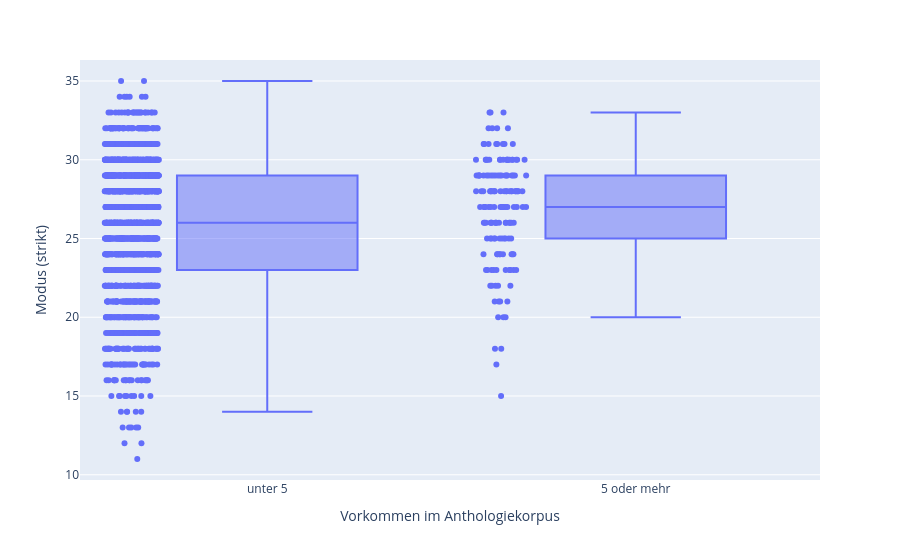

Write notebook code for a chart like this one.
### Code cell
meta_plot = meta_all.query("corpus=='anth'").copy()
meta_plot['count_min5'] = meta_plot['count_min5'].replace({0 : 'unter 5', 1: '5 oder mehr'})

px.box(
    meta_plot.sort_values(by='count_min5', ascending=False),
    x = 'count_min5',
    y = 'mode_score_strikt',
    points = 'all',
    hover_data = ['author', 'title'],
    labels = {'count_min5' : 'Vorkommen im Anthologiekorpus',
              'mode_score_strikt' : 'Modus (strikt)'
             }
)

### Figure 1 — Plotly figure (JSON) as saved in the notebook; plotly's stock layout.template omitted (floating-point values rounded to 4 significant figures; data arrays with more than 128 entries replaced by an {"elided": "..."} marker saying what was removed)
{"data": [{"alignmentgroup": "True", "boxpoints": "all", "customdata": {"elided": "1850x2 str values"}, "hovertemplate": "Vorkommen im Anthologiekorpus=%{x}<br>Modus (strikt)=%{y}<br>author=%{customdata[0]}<br>title=%{customdata[1]}<extra></extra>", "legendgroup": "", "marker": {"color": "#636efa"}, "name": "", "notched": false, "offsetgroup": "", "orientation": "v", "showlegend": false, "type": "box", "x": {"elided": "1850 str values"}, "x0": " ", "xaxis": "x", "y": {"elided": "1850 int values"}, "y0": " ", "yaxis": "y"}], "layout": {"boxmode": "group", "legend": {"tracegroupgap": 0}, "margin": {"t": 60}, "xaxis": {"anchor": "y", "domain": [0, 1], "title": {"text": "Vorkommen im Anthologiekorpus"}}, "yaxis": {"anchor": "x", "domain": [0, 1], "title": {"text": "Modus (strikt)"}}}}
